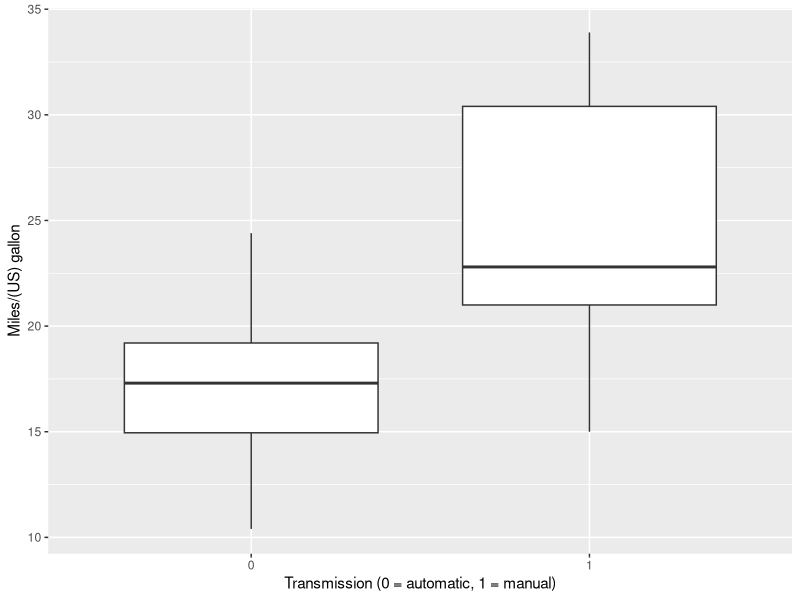
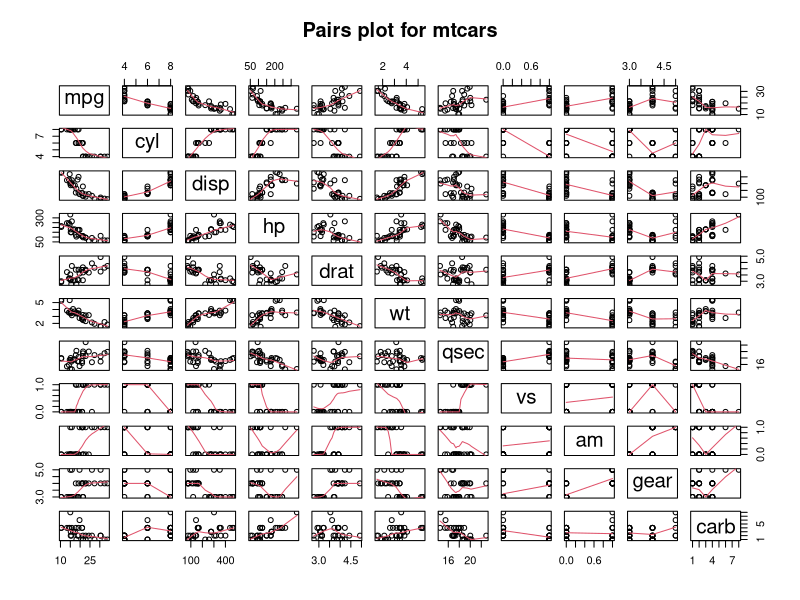
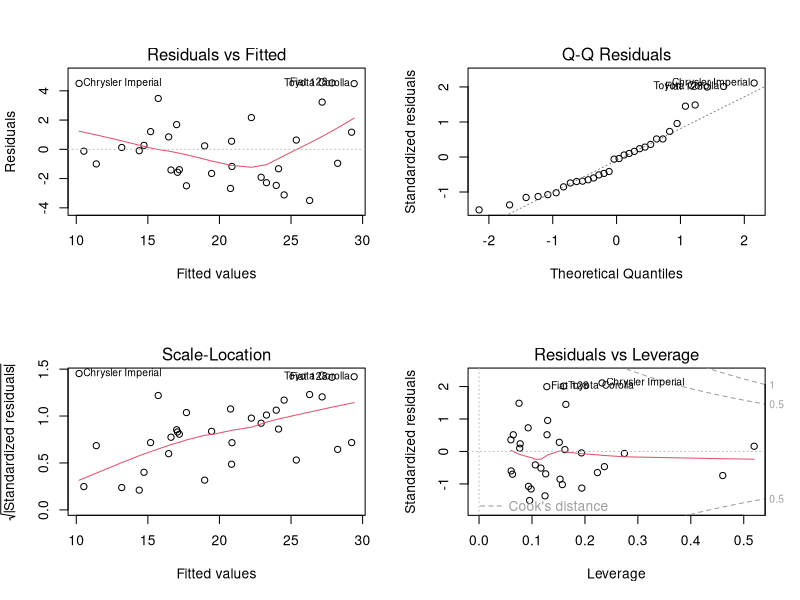

Recreate these plots in R, in order.
## ---- chunk 1
knitr::opts_chunk$set(echo = TRUE)
## ---- chunk 2
data <- mtcars
data$cyl <- as.factor(data$cyl)
data$vs <- as.factor(data$vs)
data$am <- as.factor(data$am)
data$gear <- as.factor(data$gear)
data$carb <- as.factor(data$carb)
## ---- chunk 3
library(ggplot2)
g <- ggplot(data, aes(x=am, y=mpg)) + geom_boxplot() + 
    xlab("Transmission (0 = automatic, 1 = manual)") + ylab("Miles/(US) gallon")
g
## ---- chunk 4
pairs(mtcars, panel=panel.smooth, main = "Pairs plot for mtcars")
## ---- chunk 5
fit_am <- lm(mpg~am, data)
summary(fit_am)
## ---- chunk 6
fit_all <- lm(mpg~., data)
summary(fit_all)
## ---- chunk 7
fit_part <- lm(mpg ~ hp + qsec + wt + am , data)
summary(fit_part)
## ---- chunk 8
par(mfrow = c(2,2))
plot(fit_part)
